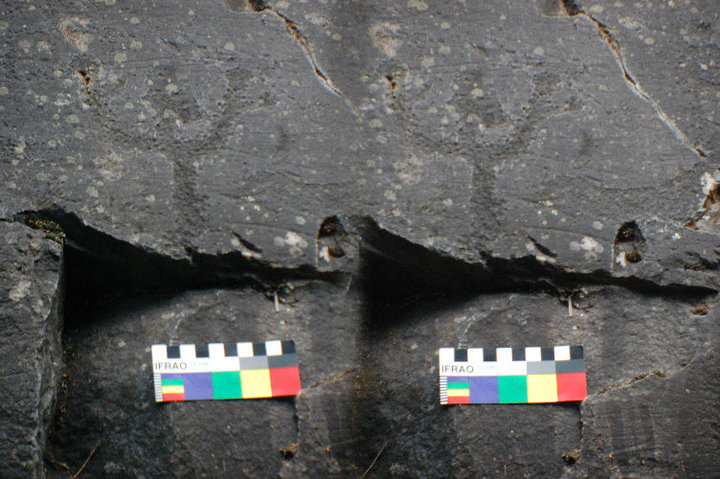
%> input picture Computer_Vision/Assignment-1/Q2.a/1.jpg, 720 x 479 px
$ octave untitled2.m   (GNU Octave 9; MATLAB toolbox functions it lacks are replaced by stand-ins)
%> lines starting %> are read from the running program, lines starting %| are printed output that depends on the picture
img=imread('1.jpg'); %Read a stereo image
%> img is the input picture: size 479x720x3 uint8; mean R, G, B 92.6, 92.9, 91.3
right=imcrop(img,[0 0 360 479]); %Crop the right half
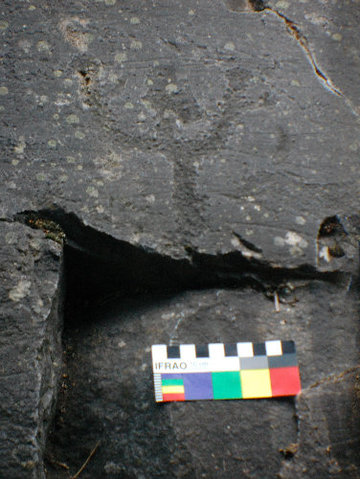
%> right: size 479x360x3 uint8; mean R, G, B 87.6, 88.7, 87.1
left=imcrop(img,[360 0 360 479]); %Crop the left half
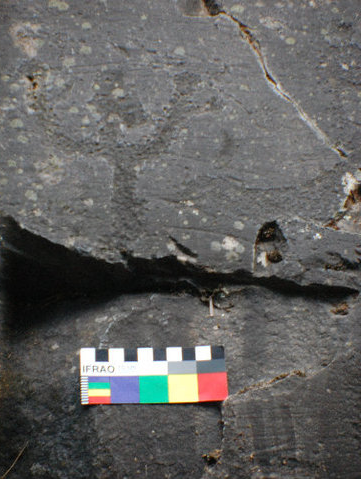
%> left: size 479x361x3 uint8; mean R, G, B 97.6, 97, 95.5
right(:,:,1)=0; %Set the right channel's red component to zero i.e., cyan
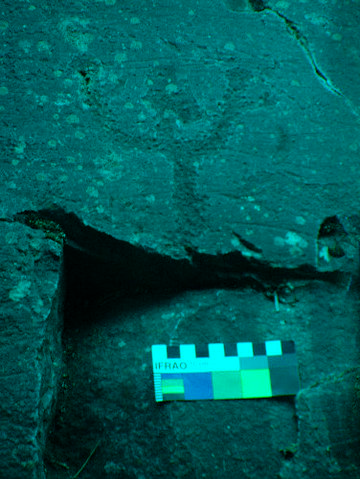
%> right: size 479x360x3 uint8; mean R, G, B 0, 88.7, 87.1
left(:,:,2)=0; %Set the left channel's green component to zero
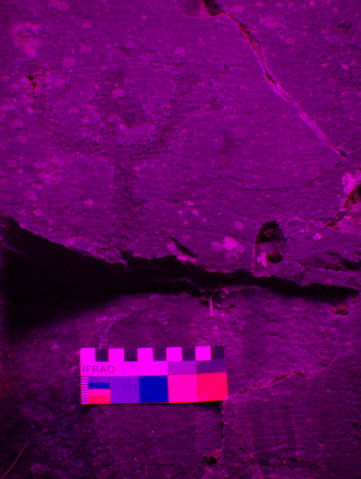
%> left: size 479x361x3 uint8; mean R, G, B 97.6, 0, 95.5
left(:,:,3)=0; %Set the left channel's blue component to zero
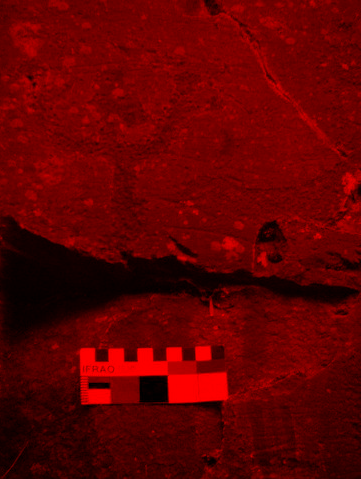
%> left: size 479x361x3 uint8; mean R, G, B 97.6, 0, 0
imshow(right);
imshow(left);
img_3D=imfuse(left,right); %Overlap the left and right channels to get the 3D image
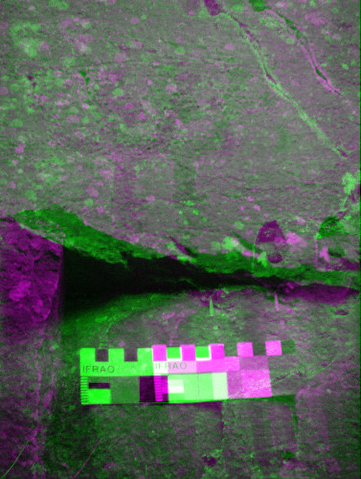
%> img_3D: size 479x361x3 uint8; mean R, G, B 88.1, 97.8, 88.1
imshow(img_3D);

$ run again, with Computer_Vision/Assignment-1/Q2.a/2.jpg copied over Computer_Vision/Assignment-1/Q2.a/1.jpg
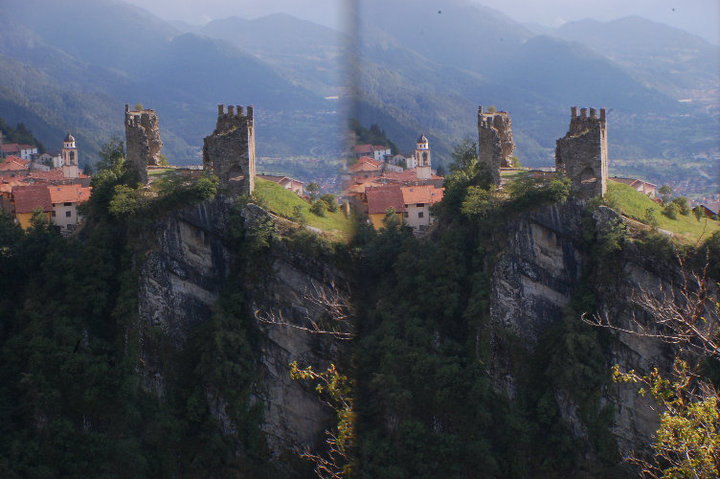
%> input picture Computer_Vision/Assignment-1/Q2.a/2.jpg, 720 x 479 px
%> img is the input picture: size 479x720x3 uint8; mean R, G, B 75.4, 80.4, 89.5
%> `left(:,:,3)=0; %Set the left channel's blue component to zero`:
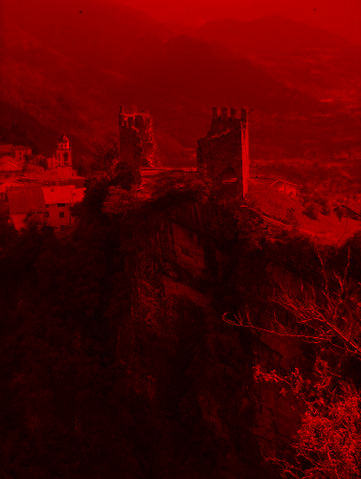
%> left: size 479x361x3 uint8; mean R, G, B 81, 0, 0
%> `img_3D=imfuse(left,right);`:
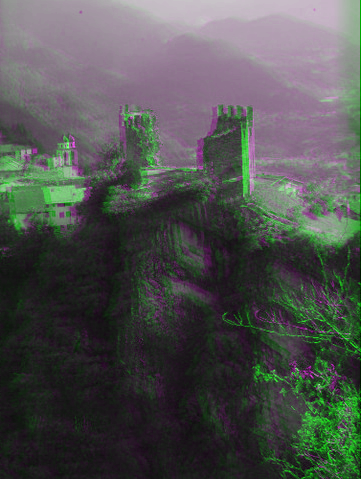
%> img_3D: size 479x361x3 uint8; mean R, G, B 79.1, 81.2, 79.1

$ run again, with Computer_Vision/Assignment-1/Q2.a/3.jpg copied over Computer_Vision/Assignment-1/Q2.a/1.jpg
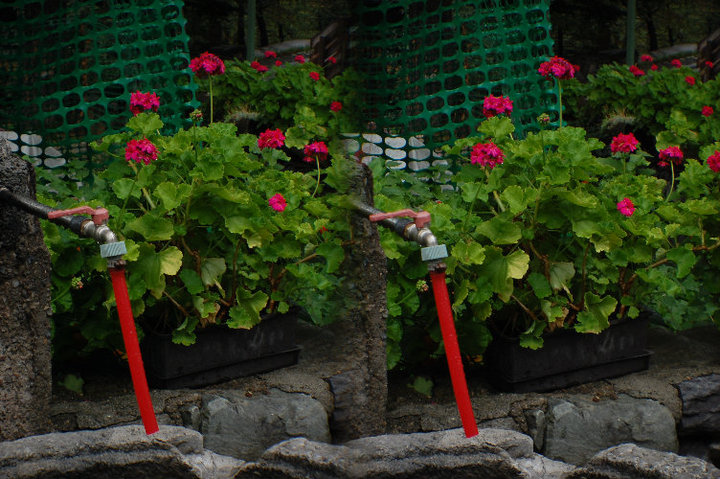
%> input picture Computer_Vision/Assignment-1/Q2.a/3.jpg, 720 x 479 px
%> img is the input picture: size 479x720x3 uint8; mean R, G, B 43.2, 51.7, 28.4
%> `left(:,:,3)=0; %Set the left channel's blue component to zero`:
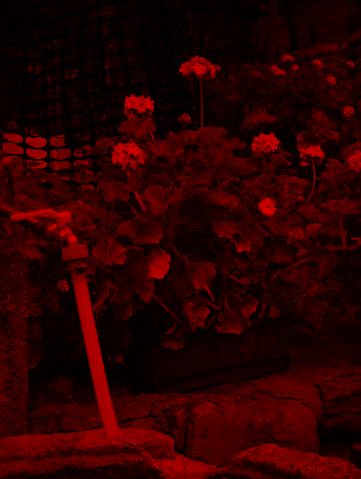
%> left: size 479x361x3 uint8; mean R, G, B 44.1, 0, 0
%> `img_3D=imfuse(left,right);`:
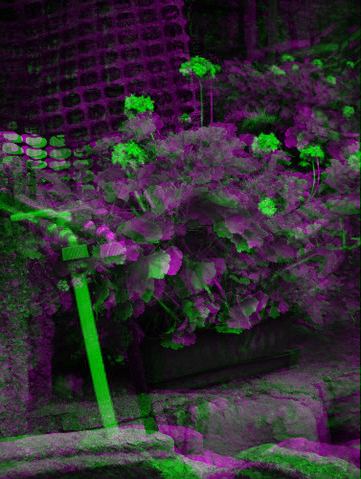
%> img_3D: size 479x361x3 uint8; mean R, G, B 49.7, 44.1, 49.7

$ run again, with Computer_Vision/Assignment-1/Q2.a/4.jpg copied over Computer_Vision/Assignment-1/Q2.a/1.jpg
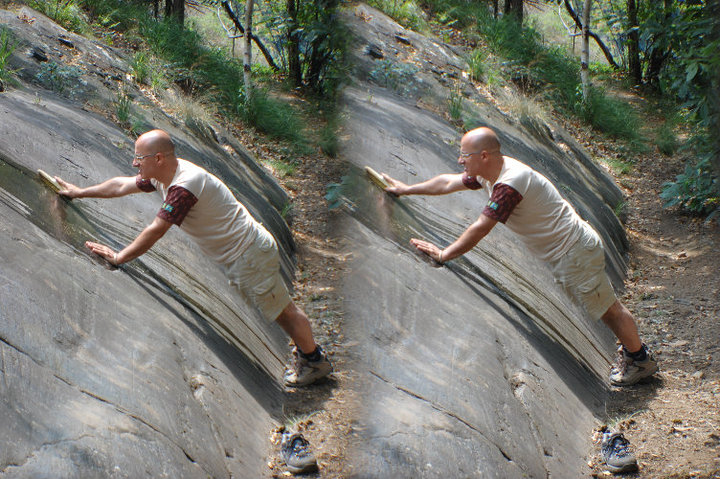
%> input picture Computer_Vision/Assignment-1/Q2.a/4.jpg, 720 x 479 px
%> img is the input picture: size 479x720x3 uint8; mean R, G, B 118.8, 118.4, 109.3
%> `left(:,:,3)=0; %Set the left channel's blue component to zero`:
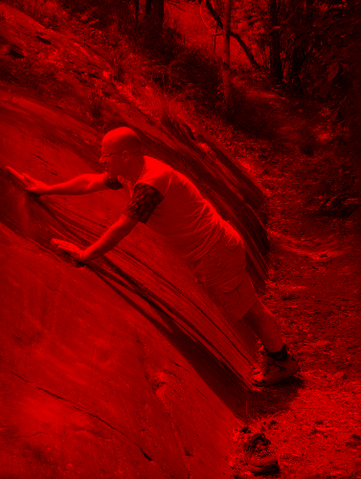
%> left: size 479x361x3 uint8; mean R, G, B 118.5, 0, 0
%> `img_3D=imfuse(left,right);`:
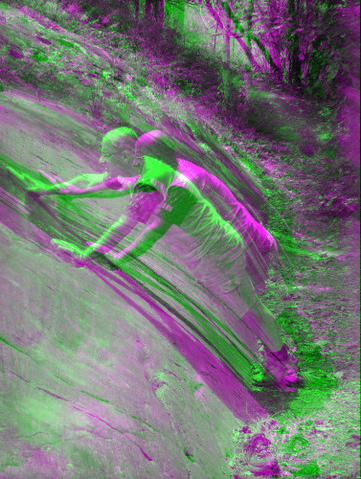
%> img_3D: size 479x361x3 uint8; mean R, G, B 116.2, 118.9, 116.2
